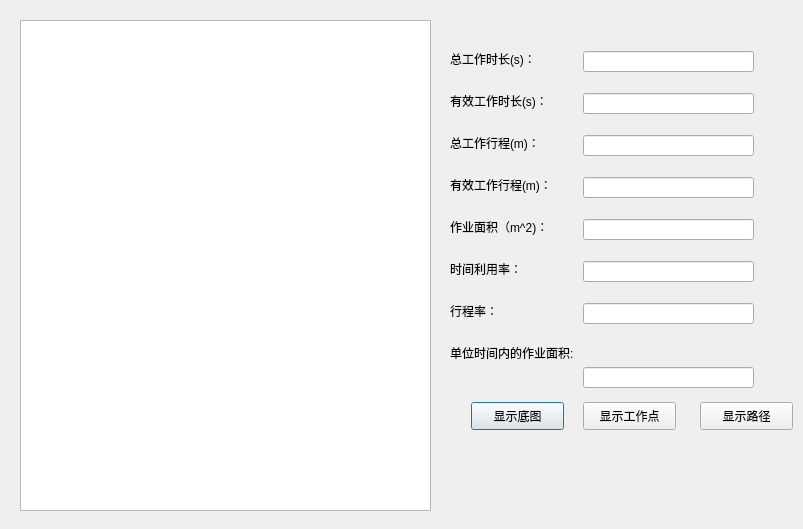
<?xml version="1.0" encoding="UTF-8"?>
<ui version="4.0">
 <class>ChildDialog</class>
 <widget class="QDialog" name="ChildDialog">
  <property name="geometry">
   <rect>
    <x>0</x>
    <y>0</y>
    <width>803</width>
    <height>529</height>
   </rect>
  </property>
  <property name="focusPolicy">
   <enum>Qt::NoFocus</enum>
  </property>
  <property name="contextMenuPolicy">
   <enum>Qt::NoContextMenu</enum>
  </property>
  <property name="windowTitle">
   <string>Dialog</string>
  </property>
  <widget class="QLabel" name="label">
   <property name="geometry">
    <rect>
     <x>450</x>
     <y>51</y>
     <width>131</width>
     <height>16</height>
    </rect>
   </property>
   <property name="mouseTracking">
    <bool>false</bool>
   </property>
   <property name="focusPolicy">
    <enum>Qt::NoFocus</enum>
   </property>
   <property name="text">
    <string>总工作时长(s)：</string>
   </property>
  </widget>
  <widget class="QLineEdit" name="totalTime_lineEdit">
   <property name="geometry">
    <rect>
     <x>583</x>
     <y>51</y>
     <width>171</width>
     <height>21</height>
    </rect>
   </property>
  </widget>
  <widget class="QLabel" name="label_2">
   <property name="geometry">
    <rect>
     <x>450</x>
     <y>93</y>
     <width>141</width>
     <height>16</height>
    </rect>
   </property>
   <property name="mouseTracking">
    <bool>false</bool>
   </property>
   <property name="text">
    <string>有效工作时长(s)：</string>
   </property>
  </widget>
  <widget class="QLineEdit" name="workTime_lineEdit">
   <property name="geometry">
    <rect>
     <x>583</x>
     <y>93</y>
     <width>171</width>
     <height>21</height>
    </rect>
   </property>
  </widget>
  <widget class="QLineEdit" name="workDistance_lineEdit">
   <property name="geometry">
    <rect>
     <x>583</x>
     <y>177</y>
     <width>171</width>
     <height>21</height>
    </rect>
   </property>
  </widget>
  <widget class="QLabel" name="label_3">
   <property name="geometry">
    <rect>
     <x>450</x>
     <y>135</y>
     <width>121</width>
     <height>16</height>
    </rect>
   </property>
   <property name="text">
    <string>总工作行程(m)：</string>
   </property>
  </widget>
  <widget class="QLineEdit" name="totalDistance_lineEdit">
   <property name="geometry">
    <rect>
     <x>583</x>
     <y>135</y>
     <width>171</width>
     <height>21</height>
    </rect>
   </property>
  </widget>
  <widget class="QLabel" name="label_4">
   <property name="geometry">
    <rect>
     <x>450</x>
     <y>177</y>
     <width>141</width>
     <height>16</height>
    </rect>
   </property>
   <property name="mouseTracking">
    <bool>false</bool>
   </property>
   <property name="text">
    <string>有效工作行程(m)：</string>
   </property>
  </widget>
  <widget class="QLabel" name="label_5">
   <property name="geometry">
    <rect>
     <x>450</x>
     <y>219</y>
     <width>151</width>
     <height>16</height>
    </rect>
   </property>
   <property name="mouseTracking">
    <bool>false</bool>
   </property>
   <property name="text">
    <string>作业面积（m^2)：</string>
   </property>
  </widget>
  <widget class="QLineEdit" name="area_lineEdit">
   <property name="geometry">
    <rect>
     <x>583</x>
     <y>219</y>
     <width>171</width>
     <height>21</height>
    </rect>
   </property>
  </widget>
  <widget class="QLabel" name="label_6">
   <property name="geometry">
    <rect>
     <x>450</x>
     <y>261</y>
     <width>90</width>
     <height>16</height>
    </rect>
   </property>
   <property name="text">
    <string>时间利用率：</string>
   </property>
  </widget>
  <widget class="QLineEdit" name="distanceRatio_lineEdit">
   <property name="geometry">
    <rect>
     <x>583</x>
     <y>303</y>
     <width>171</width>
     <height>21</height>
    </rect>
   </property>
  </widget>
  <widget class="QLineEdit" name="timeRatio_lineEdit">
   <property name="geometry">
    <rect>
     <x>583</x>
     <y>261</y>
     <width>171</width>
     <height>21</height>
    </rect>
   </property>
  </widget>
  <widget class="QLabel" name="label_7">
   <property name="geometry">
    <rect>
     <x>450</x>
     <y>303</y>
     <width>60</width>
     <height>16</height>
    </rect>
   </property>
   <property name="mouseTracking">
    <bool>false</bool>
   </property>
   <property name="text">
    <string>行程率：</string>
   </property>
  </widget>
  <widget class="QLineEdit" name="ratio_lineEdit">
   <property name="geometry">
    <rect>
     <x>583</x>
     <y>367</y>
     <width>171</width>
     <height>21</height>
    </rect>
   </property>
  </widget>
  <widget class="QLabel" name="label_8">
   <property name="geometry">
    <rect>
     <x>450</x>
     <y>345</y>
     <width>158</width>
     <height>16</height>
    </rect>
   </property>
   <property name="mouseTracking">
    <bool>false</bool>
   </property>
   <property name="text">
    <string>单位时间内的作业面积:</string>
   </property>
  </widget>
  <widget class="QPushButton" name="edgeMap_button">
   <property name="geometry">
    <rect>
     <x>471</x>
     <y>402</y>
     <width>93</width>
     <height>28</height>
    </rect>
   </property>
   <property name="text">
    <string>显示底图</string>
   </property>
  </widget>
  <widget class="QPushButton" name="workMap_button">
   <property name="geometry">
    <rect>
     <x>583</x>
     <y>402</y>
     <width>93</width>
     <height>28</height>
    </rect>
   </property>
   <property name="text">
    <string>显示工作点</string>
   </property>
  </widget>
  <widget class="QPushButton" name="traMap_button">
   <property name="geometry">
    <rect>
     <x>700</x>
     <y>402</y>
     <width>93</width>
     <height>28</height>
    </rect>
   </property>
   <property name="text">
    <string>显示路径</string>
   </property>
  </widget>
  <widget class="QGraphicsView" name="graphicsView">
   <property name="geometry">
    <rect>
     <x>20</x>
     <y>20</y>
     <width>411</width>
     <height>491</height>
    </rect>
   </property>
  </widget>
 </widget>
 <tabstops>
  <tabstop>totalTime_lineEdit</tabstop>
  <tabstop>workTime_lineEdit</tabstop>
  <tabstop>totalDistance_lineEdit</tabstop>
  <tabstop>workDistance_lineEdit</tabstop>
  <tabstop>area_lineEdit</tabstop>
  <tabstop>timeRatio_lineEdit</tabstop>
  <tabstop>distanceRatio_lineEdit</tabstop>
  <tabstop>ratio_lineEdit</tabstop>
  <tabstop>edgeMap_button</tabstop>
  <tabstop>workMap_button</tabstop>
 </tabstops>
 <resources/>
 <connections/>
</ui>
